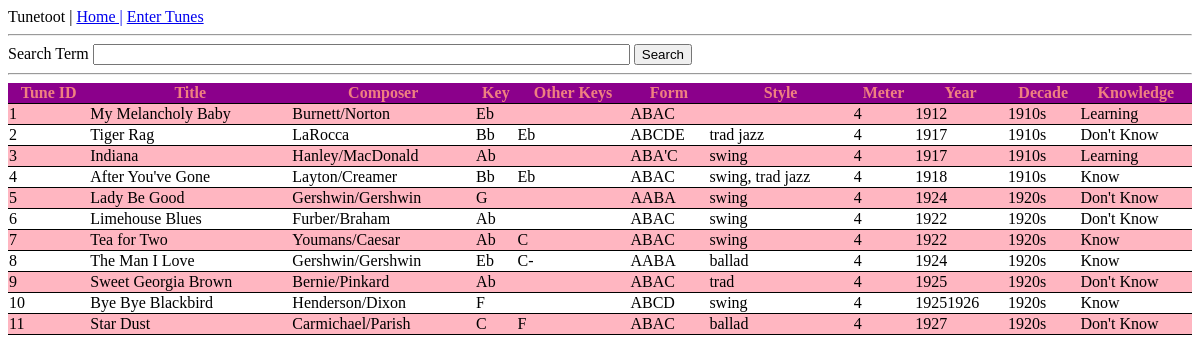
The page /index on the database as committed earlier.
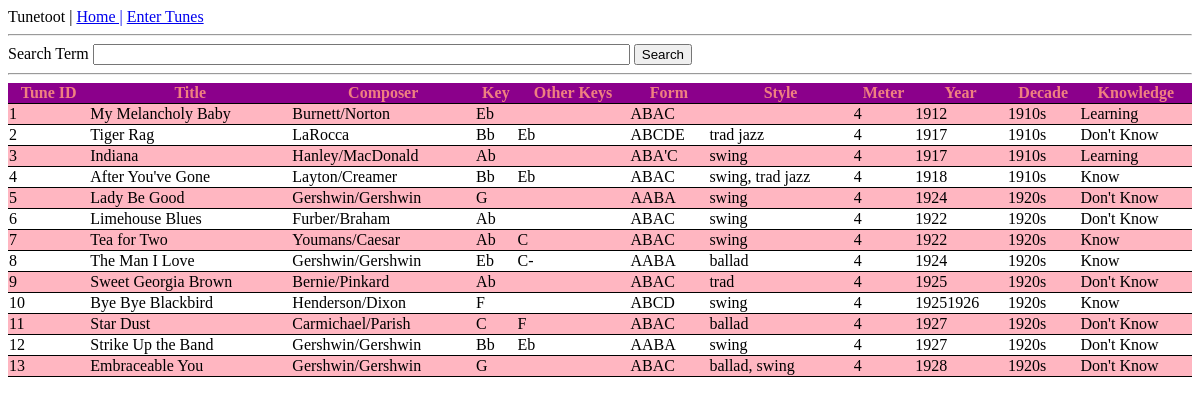
The same page on the database as committed later.
### app/models.py (models this page shows, shortened)
class Tune(db.Model):
    __tablename__ = "tunes"
    id = db.Column(db.Integer, primary_key=True)
    title = db.Column(db.String(120), unique=True, nullable=False)
    composer = db.Column(db.String(64), nullable=False)
    key = db.Column(db.String(3))
    other_key = db.Column(db.String(12))
    song_form = db.Column(db.String(20))
    style = db.Column(db.String(20))
    meter = db.Column(db.SmallInteger)
    year = db.Column(db.SmallInteger)
    decade = db.Column(db.String(5))
    knowledge = db.Column(db.String(10))
    started_learning = db.Column(db.DateTime)
    last_played = db.Column(db.DateTime)
    users = db.relationship("User", secondary=repertoire, back_populates="tunes")

### app/routes.py (the view, shortened to what this page needs)
@app.route('/')
@app.route('/index', methods=['GET', 'POST'])
def index():
    tunes = Tune.query.all()
    form = SearchForm()
    return render_template("index.html", tunes=tunes, form=form)

### app/forms.py
class SearchForm(FlaskForm):
    search_term = StringField('Search Term')
    submit = SubmitField('Search')

### app/templates/index.html (shortened to what this page needs)
{% extends 'base.html' %}
{% block content %}
<form action="" method="post">
    <div>
        {{ form.search_term.label }}
        {{ form.search_term(size=64) }}
        {{ form.submit() }}
    </div>
    <hr>
</form>
<table style = width:100%;>
    <tr>
        <th>Tune ID</th>
        <th>Title</th>
        <th>Composer</th>
        <th>Key</th>
        <th>Other Keys</th>
        <th>Form</th>
        <th>Style</th>
        <th>Meter</th>
        <th>Year</th>
        <th>Decade</th>
        <th>Knowledge</th>
    </tr>
    {% for tune in tunes %}
    <tr>
        <td>{{ tune.id }}</td>
        <td>{{ tune.title }}</td>
        <td>{{ tune.composer }}</td>
        <td>{{ tune.key }}</td>
        <td>{{ tune.other_key }}</td>
        <td>{{ tune.song_form }}</td>
        <td>{{ tune.style }}</td>
        <td>{{ tune.meter }}</td>
        <td>{{ tune.year }}</td>
        <td>{{ tune.decade }}</td>
        <td>{{ tune.knowledge }}</td>
    </tr>
    {% endfor %}
</table>
{% endblock %}

### app/templates/base.html (shortened to what this page needs)
<!DOCTYPE html>
<html lang="en">
<head>
</head>
<body>
    {% include 'nav.html' %}
    {% block content %}{% endblock %}
</body>
</html>

### app/templates/nav.html
<html>
<body>
  <div>
    Tunetoot |
    <a href="{{ url_for('index') }}">Home |</a>
    <a href="{{ url_for('entry') }}">Enter Tunes</a>
  </div>
  <hr>
</body>
</html>

### app/templates/index.html (style rules this page uses)
table, th, td { border-bottom: 1px groove black; border-collapse: collapse; }
tr:nth-child(even) { background-color: lightpink; }
tr:nth-child(1) { color:lightcoral; background-color: darkmagenta; }

Rows that differ between the two databases and show on the page:
added Tune: id "12", title "Strike Up the Band", composer "Gershwin/Gershwin", key "Bb", other_key "Eb", song_form "AABA", style "swing", meter "4", year "1927", decade "1920s", knowledge "Don't Know"
added Tune: id "13", title "Embraceable You", composer "Gershwin/Gershwin", key "G", song_form "ABAC", style "ballad, swing", meter "4", year "1928", decade "1920s", knowledge "Don't Know"
